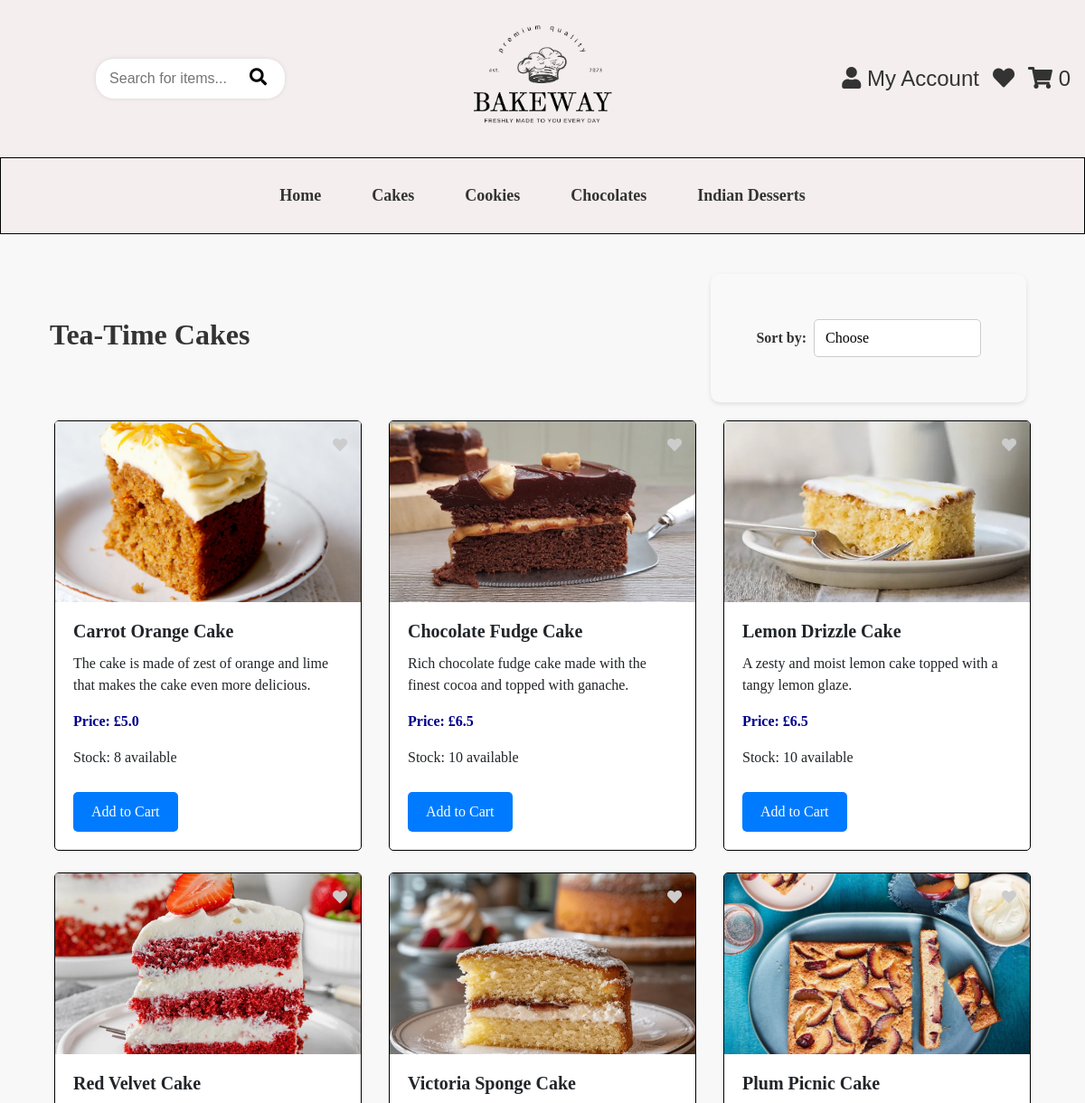
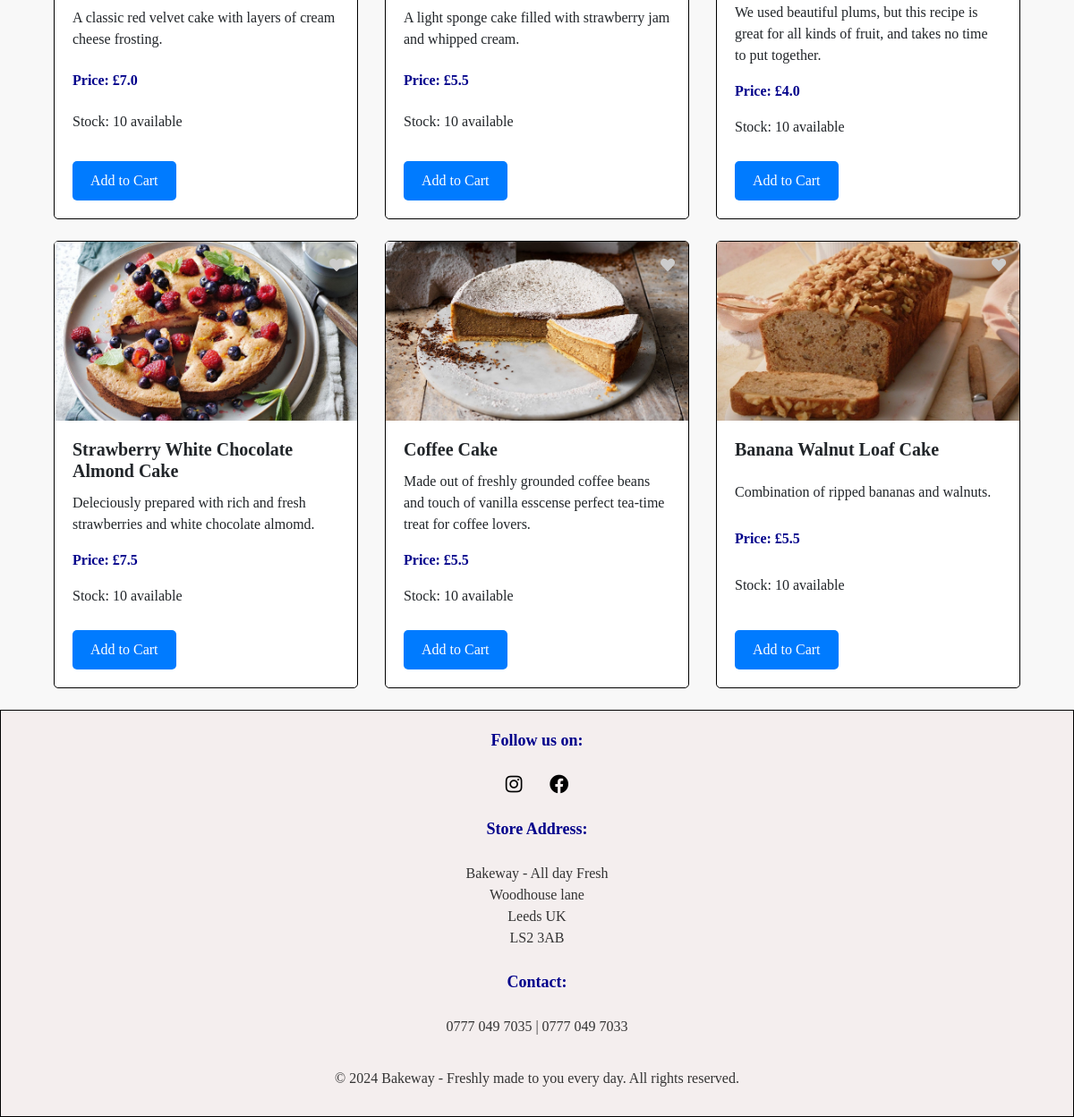
The page /cakes (signed in) on the database its author committed (2 pictures, top to bottom).
### app/models.py (models this page shows, shortened)
class Product(db.Model):
    id = db.Column(db.Integer, primary_key=True)
    name = db.Column(db.String(100), nullable=False)
    description = db.Column(db.Text, nullable=False)
    price = db.Column(db.Float, nullable=False)
    category = db.Column(db.String(50), nullable=False)  # 'Cake', 'Cookie', 'Chocolate', 'Desserts'.
    image = db.Column(db.String(225), nullable=False)
    stock = db.Column(db.Integer, nullable=False, default=0)  # Stock quantity

### app/views.py (the view)
@app.route('/cakes')
def cakes():
    sort_option = request.args.get('sort')
    query = request.args.get('query', '').strip().lower()
    cakes_query = Product.query.filter_by(category='Cake')
    if query:
        cakes_query = cakes_query.filter(Product.name.ilike(f'%{query}%'))
    if sort_option == 'lowest_to_highest':
        cakes_query = cakes_query.order_by(Product.price.asc())
    elif sort_option == 'highest_to_lowest':
        cakes_query = cakes_query.order_by(Product.price.desc())
    elif sort_option == 'A_to_Z':
        cakes_query = cakes_query.order_by(Product.name.asc())
    cakes = cakes_query.all()
    return render_template('cakes.html', products=cakes, query=query)

### app/__init__.py (called while the page is built)
@login_manager.user_loader
def load_user(user_id):
    return User.query.get(int(user_id))

### app/views.py (called while the page is built)
@app.before_request
def initialize_cart():
    if 'cart' not in session:
        session['cart'] = {}

@app.context_processor
def inject_cart_quantity():
    if current_user.is_authenticated:
        total_quantity = db.session.query(
            db.func.sum(CartItem.quantity)
        ).filter_by(user_id=current_user.id).scalar() or 0
    else:
        cart = session.get('cart', {})
        total_quantity = sum(item['quantity'] for item in cart.values())
    return dict(cart_total_quantity=total_quantity)

### app/templates/cakes.html (shortened to what this page needs)
{% extends "base.html" %}
{% block content %}
<div class="d-flex justify-content-between align-items-center">
  <h2><strong>Tea-Time Cakes</strong></h2>
  <div class="sort-container">
    <form method="GET" action="{{ url_for('cakes') }}" class="form-inline" >
      <label for="sort" class="mr-2 sort-label">Sort by:</label>
      <select name="sort" id="sort" class="sort-select" onchange="this.form.submit()" >
        <option value="Default"  {% if request.args.get('sort') %}selected{% endif %}> Choose</option>
      </select>
    </form>
  </div>
</div>
<div class="container">
  <div class="row">
    {% for product in products %}
    <div class="col-md-4 mb-4">
      <div class="card">
        <div class="position-relative">
          <img src="{{ url_for('static', filename=product.image) }}" class="card-img-top" alt="{{ product.name }}">
          <a href="javascript:void(0);"
          class="like-button position-absolute"
          style="top: 10px; right: 10px;"
          data-product-id="{{ product.id }}"
          onclick="addToWishlist(this)">
          <i class="fas fa-heart"></i>
       </a>
        </div>
        <div class="card-body">
          <h5 class="card-title"><strong>{{ product.name }}</strong></h5>
          <p class="card-text">{{ product.description }}</p>
          <p class="text-primary font-weight-bold">Price: £{{ product.price }}</p>
          <p>Stock: {% if product.stock > 0 %} {{ product.stock }} available {% else %} Out of stock {% endif %}</p>
          <div class="d-flex justify-content-between">
            {% if product.stock > 0 %}
            <a href="javascript:void(0);" onclick="document.getElementById('addToCartForm{{ product.id }}').submit();" class="btn btn-primary">Add to Cart</a>
          {% else %}
          <button class="btn btn-primary" disabled>Add to Cart</button>
            {% endif %}
          </div>
        </div>
      </div>
    </div>
    {% endfor %}
  </div>
</div>
{% endblock %}

### app/static/style.css (style rules this page uses)
h2 { color: #333; font-family: 'Times New Roman', Times, serif; text-align: center; padding: 10px; }
body { font-family: Arial, sans-serif; background-color: #f8f8f8; margin: 0; }
* { margin: 0; padding: 0; box-sizing: border-box; }
.card { display: flex; flex-direction: column; height: 100%; border-radius: 5px; border: 0.5px solid black; font-family: 'Times New Roman', Times, serif; }
.card-body { flex-grow: 1; display: flex; flex-direction: column; justify-content: space-between; }
.card-img-top { height: 200px; object-fit: cover; }
.text-primary { color: darkblue !important; }
.like-button { position: absolute; top: 10px; right: 10px; z-index: 10; border-radius: 50%; padding: 5px; cursor: pointer; transition: color 0.3s ease-in-out; }
.like-button i { color: #ccc; }
.sort-container { display: flex; align-items: center; justify-content: flex-start; gap: 10px; font-family: 'Times New Roman', Times, serif; }
.sort-label { font-size: 1rem; color: #333; font-weight: bold; }
.sort-select { appearance: none; border: 1px solid #ccc; background-color: #fff; padding: 8px 12px; font-size: 14px; cursor: pointer; }
.sort-select::after { content: '▼'; position: absolute; right: 10px; pointer-events: none; }
.sort-container { display: flex; align-items: center; justify-content: center; padding: 20px; }
.sort-label { margin-right: 8px; }
.sort-select { font-size: 1rem; padding: 8px 12px; border-radius: 5px; border: 1px solid #ccc; background-color: #fff; box-shadow: none !important; cursor: pointer; transition: all 0.3s ease; }
form { max-width: 500px; margin: auto; padding: 50px; background: #f9f9f9; border-radius: 10px; box-shadow: 0px 2px 5px rgba(0, 0, 0, 0.1); }
.btn { padding: 12px; background-color: #007bff; color: white; border: none; border-radius: 5px; cursor: pointer; margin-top: 10px; font-family: 'Times New Roman', Times, serif; }
.btn { display: inline-block; padding: 10px 20px; background-color: #007bff; color: white; border-radius: 5px; text-decoration: none; text-align: center; }

### rows shown on the page
Product: image (picture), name "Carrot Orange Cake", description "The cake is made of zest of orange and lime that makes the cake even more delicious.", price "5.0", stock "8"
Product: image (picture), name "Chocolate Fudge Cake", description "Rich chocolate fudge cake made with the finest cocoa and topped with ganache.", price "6.5", stock "10"
Product: image (picture), name "Lemon Drizzle Cake", description "A zesty and moist lemon cake topped with a tangy lemon glaze.", price "6.5", stock "10"
Product: image (picture), name "Red Velvet Cake", description "A classic red velvet cake with layers of cream cheese frosting.", price "7.0", stock "10"
Product: image (picture), name "Victoria Sponge Cake", description "A light sponge cake filled with strawberry jam and whipped cream.", price "5.5", stock "10"
Product: image (picture), name "Plum Picnic Cake", description "We used beautiful plums, but this recipe is great for all kinds of fruit, and takes no time to put together.", price "4.0", stock "10"
Product: image (picture), name "Strawberry White Chocolate Almond Cake", description "Deleciously prepared with rich and fresh strawberries and white chocolate almomd.", price "7.5", stock "10"
Product: image (picture), name "Coffee Cake", description "Made out of freshly grounded coffee beans and touch of vanilla esscense perfect tea-time treat for coffee lovers.", price "5.5", stock "10"
Product: image (picture), name "Banana Walnut Loaf Cake", description "Combination of ripped bananas and walnuts.", price "5.5", stock "10"

### other values the page prints
{{ cart_total_quantity }} "0"
